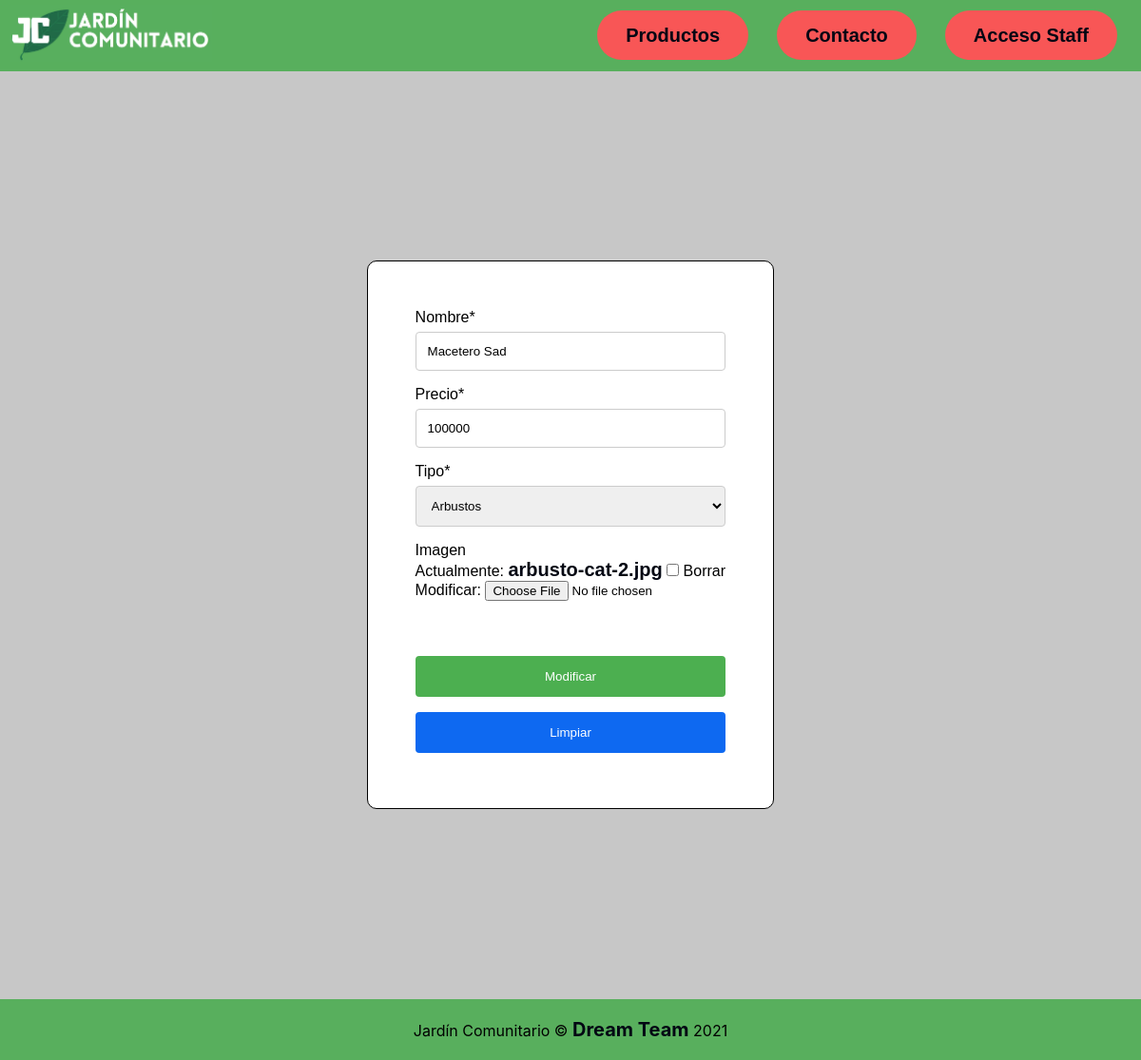
The page /modificar/8/ on the database its author committed.
### app/models.py (models this page shows, shortened)
class producto(models.Model):
    nombre = models.CharField(max_length=100)
    precio = models.IntegerField()
    tipo = models.ForeignKey(tipo_producto, on_delete=models.CASCADE)
    imagen = models.ImageField(null=True, blank=True)

class tipo_producto(models.Model):
    tipo = models.CharField(max_length=80)
    def __str__(self):
        return self.tipo

### app/views.py (the view)
# urls.py: path('modificar/<id>/', modificar, name="modificar"),
def modificar(request, id):
    product = producto.objects.get(id=id)
    datos = {
        'form' : productoForm(instance=product)
    }
    if request.method == 'POST':
        formulario = productoForm(data=request.POST, instance=product, files=request.FILES)
        if formulario.is_valid():
            formulario.save()
            datos['mensaje'] = "¡Producto Modificado!"
            datos['form'] = formulario
    return render(request, 'app/modificar.html', datos)

### app/forms.py
class productoForm(ModelForm):
    nombre = forms.CharField(min_length=3,max_length=200)
    precio = forms.IntegerField(min_value=10, max_value=100000)
    class Meta:
        model = producto
        fields = ['nombre', 'precio', 'tipo', 'imagen']

### app/templates/app/modificar.html (shortened to what this page needs)
{% extends 'app/base.html' %}
{% load static %}
{% load crispy_forms_tags %}
{% block contenido %}
<div class="addProduct">
    <div class="formulario">
        <form action="" method="post" enctype="multipart/form-data">
            <table>
                {{ form|crispy }}
            </table>
            <div class="buttons" style="border-top-style: solid;border-top-width: 0px;margin-top: 50px;">
                <input type="submit" value="Modificar" class="btn-guardar">
                <input type="reset" value="Limpiar" class="btn-limpiar">
            </div>
        </form>
    </div>
</div>
{% endblock %}

### app/static/app/css/style.css (style rules this page uses)
* { margin: 0; padding: 0; box-sizing: border-box; }
body { font-family: 'Gill Sans', 'Gill Sans MT', Calibri, 'Trebuchet MS', sans-serif; }
a { text-decoration: none; cursor: pointer; color: rgb(3, 7, 19); font-size: 20px; font-weight: bold; }
.form input[name=about], select, textarea { width: 100%; padding: 12px; border: 1px solid #ccc; border-radius: 4px; box-sizing: border-box; margin-top: 6px; margin-bottom: 16px; resize: vertical }
.addProduct { background-color: #C7C7C7; display: flex; margin-top: 42px ; padding: 200px; flex-direction: column; justify-content: center; align-items: center; }
.addProduct .btn-limpiar { background-color: #0e69f1; color: white; padding: 14px 20px; margin: 8px 0; border: none; cursor: pointer; width: 100%; border: none; border-radius: 4px; }
.addProduct .btn-guardar { background-color: #4CAF50; color: white; padding: 14px 20px; margin: 8px 0; border: none; cursor: pointer; width: 100%; border: none; border-radius: 4px; }
#id_nombre { width: 100%; padding: 12px; border: 1px solid #ccc; border-radius: 4px; box-sizing: border-box; margin-top: 6px; margin-bottom: 16px; resize: vertical; }
#id_precio { width: 100%; padding: 12px; border: 1px solid #ccc; border-radius: 4px; box-sizing: border-box; margin-top: 6px; margin-bottom: 16px; resize: vertical; }
.formulario { background-color: #ffffff; padding: 50px; border-color: black; border-radius: 10px; border-width: 1px; border-style: solid; }

### rows shown on the page
producto: nombre "Macetero Sad", precio "100000"
tipo_producto: tipo "Arbustos"
